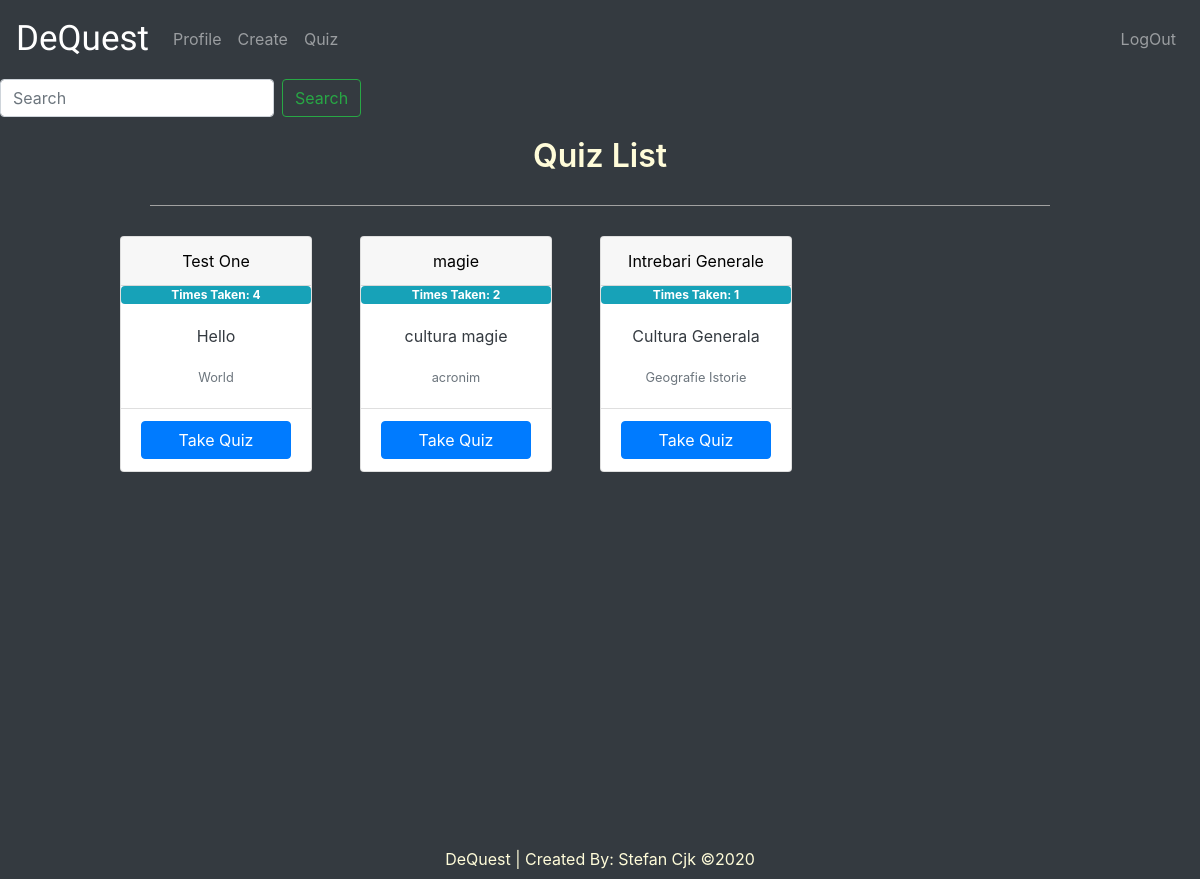
/quiz (signed in), run on the app's committed database.
### tables this page shows
CREATE TABLE "quiz" (
	"id"	INTEGER NOT NULL PRIMARY KEY AUTOINCREMENT,
	"title"	TEXT,
	"description"	TEXT,
	"subjects"	TEXT,
	"user_id"	INTEGER,
	"times_taken"	INTEGER
);

### app.py (the view)
@app.route("/quiz")
@login_required
def quiz():
    user_id = session["user_id"]
    quizList = query_db("SELECT * FROM quiz ORDER BY times_taken DESC")
    return render_template("quiz.html", quizList=quizList)

### app.py (called while the page is built)
@app.after_request
def after_request(response):
    response.headers["Cache-Control"] = "no-cache, no-store, must-revalidate"
    response.headers["Expires"] = 0
    response.headers["Pragma"] = "no-cache"
    return response

@app.teardown_appcontext
def close_connection(exception):
    db = getattr(g, '_database', None)
    if db is not None:
        db.close()

### helpers.py (called while the page is built)
def login_required(f):
    @wraps(f)
    def decorated_function(*args, **kwargs):
        if session.get("user_id") is None:
            return redirect("/login")
        return f(*args, **kwargs)
    return decorated_function

def get_db():
    db = getattr(g, '_database', None)
    if db is None:
        db = g._database = sqlite3.connect(DATABASE)
    db.row_factory = sqlite3.Row
    return db

def query_db(query, args=(), one=False):
    cur = get_db().execute(query, args)
    rv = cur.fetchall()
    cur.close()
    return (rv[0] if rv else None) if one else rv

### templates/quiz.html (shortened to what this page needs)
{% extends 'layout.html' %}
{% block main %}
    <div class="search-container">
        <form name="search-form" id="search-form" action="/search" class="form-inline search-form">
            <input class="form-control mr-sm-2" type="search" placeholder="Search" aria-label="Search">
            <button class="btn btn-outline-success my-2 my-sm-0" type="submit">Search</button>
        </form>
    </div>
    <div class="my-container">
        <h2 class="form-title">Quiz List</h2>
        <hr class="hr-form">
        <div class="grid-container ">
            {% for quiz in quizList %}
                <div class="card text-center" style="max-width: 18rem;">
                    <div id="quiz-title" class="card-header">
                        {{ quiz[1] }}
                    </div>
                    <span class="badge badge-info"> Times Taken: {{ quiz[5] }}</span>
                    <div class="card-body text-dark">
                        <p class="card-text">{{ quiz[2] }}</p>
                        <p class="card-text"><small class="text-muted">{{ quiz[3] }}</small></p>
                    </div>
                    <div class="card-footer bg-transparent ">
                        <form name="takeQuiz" action="/takeQuiz" method="post">
                            <button class="btn btn-primary btn-block" type="submit">Take Quiz</button>
                        </form>
                    </div>
                </div>
            {% endfor %}
        </div>
    </div>
{% endblock %}

### static/style.css (style rules this page uses)
* { box-sizing: border-box; margin:0; padding:0; }
body { background-color:#343a40; color: #fffcd9; }
.my-container { width: 80%; margin:auto; margin-top:20px; }
.grid-container { display:grid; grid-column-gap: 5%; grid-template-columns: 45% 45%; row-gap: 15px; }
.hr-form { margin: 30px; border-top: 1px solid #a1a1a1; }
#quiz-title { color:black; }
.form-title { font-weight:600; text-align:center; }
@media only screen and (min-width: 900px) { .grid-container { grid-template-columns: 28% 28% 28%; } }
@media only screen and (min-width: 1200px) { .grid-container { grid-template-columns: 20% 20% 20% 20%; } }

### data on the page
quiz: title "Test One", times_taken "4", description "Hello", subjects "World"
quiz: title "magie", times_taken "2", description "cultura magie", subjects "acronim"
quiz: title "Intrebari Generale", times_taken "1", description "Cultura Generala", subjects "Geografie Istorie"
